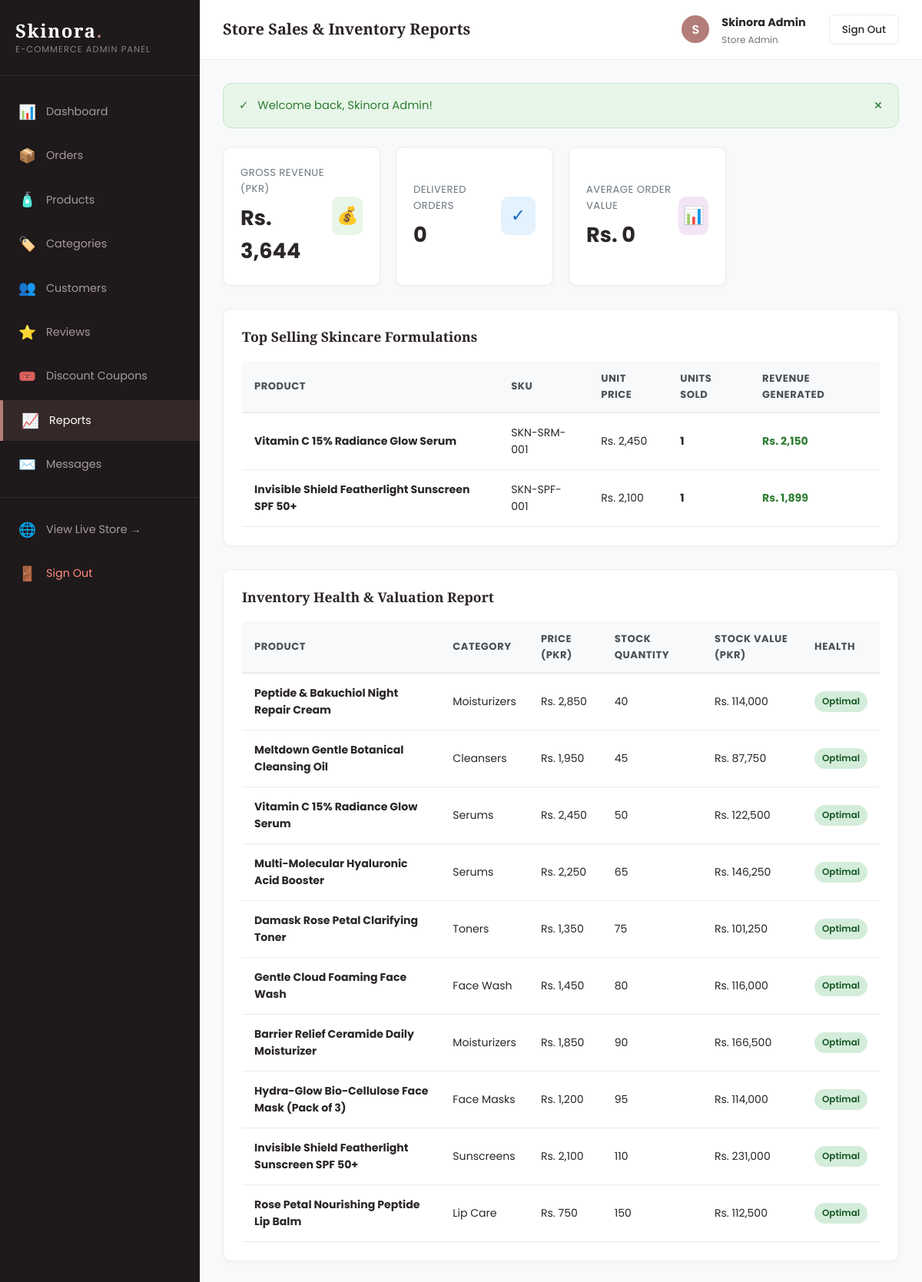
Screenshot of /admin/reports.php (signed in) with the database file from the repository.
### tables this page shows
CREATE TABLE `products` (
  `id` INT UNSIGNED AUTO_INCREMENT PRIMARY KEY,
  `category_id` INT UNSIGNED NULL,
  `name` VARCHAR(200) NOT NULL,
  `slug` VARCHAR(220) NOT NULL UNIQUE,
  `sku` VARCHAR(60) NULL UNIQUE,
  `short_description` VARCHAR(350) NULL,
  `full_description` LONGTEXT NULL,
  `ingredients` TEXT NULL,
  `how_to_use` TEXT NULL,
  `price` DECIMAL(10,2) NOT NULL,
  `sale_price` DECIMAL(10,2) NULL DEFAULT NULL,
  `stock_quantity` INT NOT NULL DEFAULT 0,
  `main_image` VARCHAR(255) NULL,
  `is_featured` TINYINT(1) NOT NULL DEFAULT 0,
  `is_best_seller` TINYINT(1) NOT NULL DEFAULT 0,
  `is_new_arrival` TINYINT(1) NOT NULL DEFAULT 1,
  `status` ENUM('active', 'inactive') NOT NULL DEFAULT 'active',
  `created_at` TIMESTAMP DEFAULT CURRENT_TIMESTAMP,
  `updated_at` TIMESTAMP DEFAULT CURRENT_TIMESTAMP ON UPDATE CURRENT_TIMESTAMP,
  INDEX `idx_prod_category` (`category_id`),
  INDEX `idx_prod_slug` (`slug`),
  INDEX `idx_prod_featured` (`is_featured`),
  INDEX `idx_prod_price` (`price`),
  CONSTRAINT `fk_products_category` FOREIGN KEY (`category_id`) REFERENCES `categories` (`id`) ON DELETE SET NULL ON UPDATE CASCADE
);

CREATE TABLE `categories` (
  `id` INT UNSIGNED AUTO_INCREMENT PRIMARY KEY,
  `name` VARCHAR(100) NOT NULL,
  `slug` VARCHAR(120) NOT NULL UNIQUE,
  `description` TEXT NULL,
  `image` VARCHAR(255) NULL,
  `is_featured` TINYINT(1) NOT NULL DEFAULT 0,
  `status` ENUM('active', 'inactive') NOT NULL DEFAULT 'active',
  `created_at` TIMESTAMP DEFAULT CURRENT_TIMESTAMP,
  INDEX `idx_cat_slug` (`slug`),
  INDEX `idx_cat_status` (`status`)
);

### admin/reports.php (the view, shortened to what this page needs)
<?php
$db = getDBConnection();
$totalRevenue = (float)$db->query("SELECT COALESCE(SUM(total_amount), 0) FROM orders WHERE order_status != 'cancelled'")->fetchColumn();
$completedOrders = (int)$db->query("SELECT COUNT(*) FROM orders WHERE order_status = 'delivered'")->fetchColumn();
$averageOrderValue = $completedOrders > 0 ? $totalRevenue / $completedOrders : 0;
$topStmt = $db->query("
    SELECT p.name, p.sku, p.price, SUM(oi.quantity) AS total_sold, SUM(oi.subtotal) AS total_earned
    FROM order_items oi
    JOIN products p ON oi.product_id = p.id
    JOIN orders o ON oi.order_id = o.id
    WHERE o.order_status != 'cancelled'
    GROUP BY p.id
    ORDER BY total_sold DESC
    LIMIT 5
");
$topSelling = $topStmt->fetchAll();
$invStmt = $db->query("
    SELECT p.name, p.sku, c.name AS category_name, p.stock_quantity, p.price,
           (p.stock_quantity * p.price) AS inventory_value
    FROM products p
    LEFT JOIN categories c ON p.category_id = c.id
    ORDER BY p.stock_quantity ASC
");
$inventoryList = $invStmt->fetchAll();
require_once __DIR__ . '/includes/header.php';
?>
<div class="metrics-grid">
    <div class="metric-card">
        <div>
            <div class="metric-title">Gross Revenue (PKR)</div>
            <div class="metric-value"><?= formatPrice($totalRevenue) ?></div>
        </div>
        <div class="metric-icon-box icon-sales">💰</div>
    </div>
    <div class="metric-card">
        <div>
            <div class="metric-title">Delivered Orders</div>
            <div class="metric-value"><?= $completedOrders ?></div>
        </div>
        <div class="metric-icon-box icon-orders">✓</div>
    </div>
    <div class="metric-card">
        <div>
            <div class="metric-title">Average Order Value</div>
            <div class="metric-value"><?= formatPrice($averageOrderValue) ?></div>
        </div>
        <div class="metric-icon-box icon-customers">📊</div>
    </div>
</div>
<div class="admin-card">
    <div class="admin-card-header">
        <h3 class="admin-card-title">Top Selling Skincare Formulations</h3>
    </div>
    <table class="admin-table">
        <thead>
            <tr>
                <th>Product</th>
                <th>SKU</th>
                <th>Unit Price</th>
                <th>Units Sold</th>
                <th>Revenue Generated</th>
            </tr>
        </thead>
        <tbody>
            <?php if (empty($topSelling)): ?>
                <tr>
                    <td colspan="5" style="text-align:center; padding: 20px; color:#6c757d;">No sales data recorded yet.</td>
                </tr>
            <?php else: ?>
                <?php foreach ($topSelling as $tp): ?>
                    <tr>
                        <td><strong><?= e($tp['name']) ?></strong></td>
                        <td><?= e($tp['sku']) ?></td>
                        <td><?= formatPrice($tp['price']) ?></td>
                        <td><strong><?= $tp['total_sold'] ?></strong></td>
                        <td><strong style="color: #2e7d32;"><?= formatPrice($tp['total_earned']) ?></strong></td>
                    </tr>
                <?php endforeach; ?>
            <?php endif; ?>
        </tbody>
    </table>
</div>
<div class="admin-card">
    <div class="admin-card-header">
        <h3 class="admin-card-title">Inventory Health & Valuation Report</h3>
    </div>
    <table class="admin-table">
        <thead>
            <tr>
                <th>Product</th>
                <th>Category</th>
                <th>Price (PKR)</th>
                <th>Stock Quantity</th>
                <th>Stock Value (PKR)</th>
                <th>Health</th>
            </tr>
        </thead>
        <tbody>
            <?php foreach ($inventoryList as $inv): ?>
                <tr>
                    <td><strong><?= e($inv['name']) ?></strong></td>
                    <td><?= e($inv['category_name']) ?></td>
                    <td><?= formatPrice($inv['price']) ?></td>
                    <td><?= $inv['stock_quantity'] ?></td>
                    <td><?= formatPrice($inv['inventory_value']) ?></td>
                    <td>
                        <?php if ($inv['stock_quantity'] <= 5): ?>
                            <span class="status-pill status-cancelled">Critical Low</span>
                        <?php elseif ($inv['stock_quantity'] <= 15): ?>
                            <span class="status-pill status-pending">Re-order Soon</span>
                        <?php else: ?>
                            <span class="status-pill status-active">Optimal</span>
                        <?php endif; ?>
                    </td>
                </tr>
            <?php endforeach; ?>
        </tbody>
    </table>
</div>
<?php require_once __DIR__ . '/includes/footer.php'; ?>

### assets/css/style.css (style rules this page uses)
:root { --primary: #b37d7a; --primary-light: #e8b4b8; --primary-dark: #8c5b59; --rose-gold: #c59b97; --blush: #fceee9; --soft-beige: #f7f3ee; --cream: #fffdfa; --white: #ffffff; --dark-charcoal: #2c2425; --text-muted: #726264; --border-color: #ede4e0; --border-light: #f3ece8; --success: #2e7d32; --success-bg: #e8f5e9; --error: #d32f2f; --error-bg: #ffebee; --warning: #ed6c02; --warning-bg: #fff3e0; --info: #0288d1; --info-bg: #e1f5fe; --shadow-sm: 0 2px 8px rgba(179, 125, 122, 0.08); --shadow-md: 0 6px 20px rgba(179, 125, 122, 0.12); --shadow-lg: 0 12px 36px rgba(179, 125, 122, 0.16); --radius-sm: 6px; --radius-md: 12px; --radius-lg: 20px; --radius-pill: 50px; --transition: all 0.3s cubic-bezier(0.25, 0.8, 0.25, 1); }
*, *::before, *::after { margin: 0; padding: 0; box-sizing: border-box; }
html { font-size: 16px; scroll-behavior: smooth; }
body { font-family: 'Poppins', -apple-system, BlinkMacSystemFont, 'Segoe UI', Roboto, sans-serif; background-color: var(--cream); color: var(--dark-charcoal); line-height: 1.6; overflow-x: hidden; -webkit-font-smoothing: antialiased; }
h1, h2, h3, h4, h5, h6 { font-family: 'Playfair Display', Georgia, serif; font-weight: 600; color: var(--dark-charcoal); line-height: 1.3; }

### assets/css/admin.css (style rules this page uses)
:root { --admin-bg: #f8f9fa; --admin-sidebar-bg: #1e191a; --admin-sidebar-active: #b37d7a; --admin-card-bg: #ffffff; --admin-text-main: #2b2627; --admin-text-muted: #6c757d; --admin-border: #e9ecef; --admin-primary: #b37d7a; --admin-success: #28a745; --admin-warning: #ffc107; --admin-danger: #dc3545; --admin-info: #17a2b8; }
body.admin-body { background-color: var(--admin-bg); color: var(--admin-text-main); font-family: 'Poppins', sans-serif; margin: 0; display: flex; min-height: 100vh; }
.metrics-grid { display: grid; grid-template-columns: repeat(4, 1fr); gap: 20px; margin-bottom: 30px; }
.metric-card { background: #ffffff; border: 1px solid var(--admin-border); border-radius: 10px; padding: 22px; box-shadow: 0 2px 6px rgba(0,0,0,0.03); display: flex; align-items: center; justify-content: space-between; }
.metric-title { font-size: 0.82rem; text-transform: uppercase; letter-spacing: 0.5px; color: var(--admin-text-muted); margin-bottom: 6px; }
.metric-value { font-size: 1.7rem; font-weight: 700; color: var(--admin-text-main); }
.metric-icon-box { width: 50px; height: 50px; border-radius: 10px; display: flex; align-items: center; justify-content: center; font-size: 1.4rem; }
.icon-sales { background: #e8f5e9; color: #2e7d32; }
.icon-orders { background: #e3f2fd; color: #1565c0; }
.icon-customers { background: #f3e5f5; color: #7b1fa2; }
.admin-card { background: #ffffff; border: 1px solid var(--admin-border); border-radius: 10px; padding: 24px; margin-bottom: 30px; box-shadow: 0 2px 6px rgba(0,0,0,0.03); }
.admin-card-header { display: flex; justify-content: space-between; align-items: center; margin-bottom: 20px; }
.admin-card-title { font-size: 1.1rem; font-weight: 600; margin: 0; }
.admin-table { width: 100%; border-collapse: collapse; }
.admin-table th { background: #f8f9fa; color: #495057; font-size: 0.82rem; text-transform: uppercase; letter-spacing: 0.5px; padding: 12px 16px; text-align: left; border-bottom: 2px solid var(--admin-border); }
.admin-table td { padding: 14px 16px; font-size: 0.88rem; border-bottom: 1px solid var(--admin-border); vertical-align: middle; }
.status-pill { display: inline-block; padding: 4px 10px; border-radius: 20px; font-size: 0.74rem; font-weight: 600; text-transform: capitalize; }
.status-active { background: #d4edda; color: #155724; }

### rows the page displays
products: name "Peptide & Bakuchiol Night Repair Cream", category.name "Moisturizers", price "Rs. 2,850", stock_quantity "40", inventory_value "Rs. 114,000", shows "Optimal"
products: name "Meltdown Gentle Botanical Cleansing Oil", category.name "Cleansers", price "Rs. 1,950", stock_quantity "45", inventory_value "Rs. 87,750", shows "Optimal"
products: name "Vitamin C 15% Radiance Glow Serum", category.name "Serums", price "Rs. 2,450", stock_quantity "50", inventory_value "Rs. 122,500", shows "Optimal"
products: name "Multi-Molecular Hyaluronic Acid Booster", category.name "Serums", price "Rs. 2,250", stock_quantity "65", inventory_value "Rs. 146,250", shows "Optimal"
products: name "Damask Rose Petal Clarifying Toner", category.name "Toners", price "Rs. 1,350", stock_quantity "75", inventory_value "Rs. 101,250", shows "Optimal"
products: name "Gentle Cloud Foaming Face Wash", category.name "Face Wash", price "Rs. 1,450", stock_quantity "80", inventory_value "Rs. 116,000", shows "Optimal"
products: name "Barrier Relief Ceramide Daily Moisturizer", category.name "Moisturizers", price "Rs. 1,850", stock_quantity "90", inventory_value "Rs. 166,500", shows "Optimal"
products: name "Hydra-Glow Bio-Cellulose Face Mask (Pack of 3)", category.name "Face Masks", price "Rs. 1,200", stock_quantity "95", inventory_value "Rs. 114,000", shows "Optimal"
products: name "Invisible Shield Featherlight Sunscreen SPF 50+", category.name "Sunscreens", price "Rs. 2,100", stock_quantity "110", inventory_value "Rs. 231,000", shows "Optimal"
products: name "Rose Petal Nourishing Peptide Lip Balm", category.name "Lip Care", price "Rs. 750", stock_quantity "150", inventory_value "Rs. 112,500", shows "Optimal"

### other values shown
$adminPageTitle "Store Sales & Inventory Reports"
substr($_SESSION['user_name'] ?? 'A', 0, 1) "S"
$_SESSION['user_name'] "Skinora Admin"
$icon "✓"
$flash['message'] "Welcome back, Skinora Admin!"
formatPrice($totalRevenue) "Rs. 3,644"
$completedOrders "0"
formatPrice($averageOrderValue) "Rs. 0"
$tp['name'] "Vitamin C 15% Radiance Glow Serum"
$tp['sku'] "SKN-SRM-001"
formatPrice($tp['price']) "Rs. 2,450"
$tp['total_sold'] "1"
formatPrice($tp['total_earned']) "Rs. 2,150"
$tp['name'] "Invisible Shield Featherlight Sunscreen SPF 50+"
$tp['sku'] "SKN-SPF-001"
